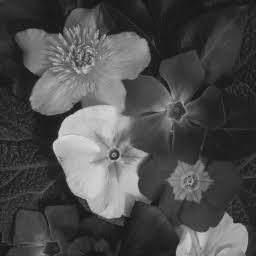
#> input picture DATASET/LAB_3/source_1.jpg, 256 x 256 px, found by its file name
$ python Lab_3.py
#> lines starting #> are read from the running program, lines starting #| are printed output that depends on the picture
import cv2
import numpy as np
import matplotlib.pyplot as plt

# ---------------------------------------------------
# Read Images
# ---------------------------------------------------

# Change these image names according to your files
source1 = cv2.imread("DATASET/LAB_3/source_1.jpg", 0)      # Dark image
#> source1 is the input picture: shape (256, 256); min 13, max 221, mean 77.2
source2 = cv2.imread("DATASET/LAB_3/source_2.jpg", 0)      # Bright image
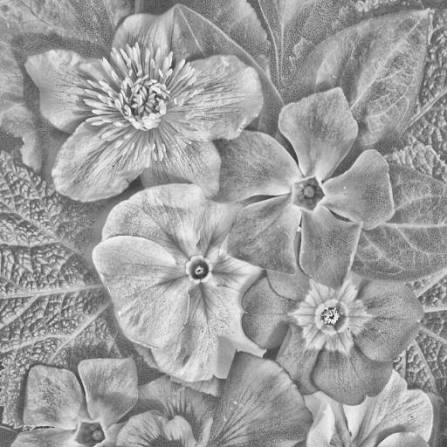
#> input picture DATASET/LAB_3/source_2.jpg, 447 x 447 px, found by its file name
#> source2 is the input picture: shape (447, 447); min 47, max 255, mean 158.5
reference = cv2.imread("DATASET/LAB_3/referance-image.jpg", 0)  # Reference image
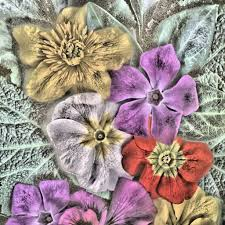
#> input picture DATASET/LAB_3/referance-image.jpg, 225 x 225 px, found by its file name
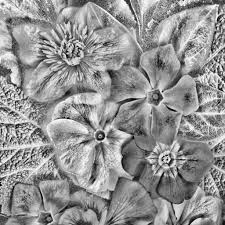
#> reference: shape (225, 225); min 0, max 255, mean 147.2

# ---------------------------------------------------
# Function to plot Histogram
# ---------------------------------------------------

def plot_hist(img, title):
    hist = cv2.calcHist([img],[0],None,[256],[0,256])
    plt.plot(hist)
    plt.title(title)
    plt.xlim([0,256])

# ---------------------------------------------------
# Histogram Matching (From First Principles)
# ---------------------------------------------------

def histogram_matching(source, reference):

    src_hist = cv2.calcHist([source],[0],None,[256],[0,256]).ravel()
#> src_hist = 256 values, max 1634 at index 31, min 0 at index 0, mean 256
    ref_hist = cv2.calcHist([reference],[0],None,[256],[0,256]).ravel()
#> ref_hist = 256 values, max 433 at index 139, min 3 at index 1, mean 197.8

    # Normalize Histograms
    src_hist = src_hist / src_hist.sum()
#> src_hist = 256 values, max 0.0249 at index 31, min 0 at index 0, mean 0.00391
    ref_hist = ref_hist / ref_hist.sum()
#> ref_hist = 256 values, max 0.00855 at index 139, min 5.93e-05 at index 1, mean 0.00391

    # CDF
    src_cdf = np.cumsum(src_hist)
#> src_cdf = 256 values from 0 to 1
    ref_cdf = np.cumsum(ref_hist)
#> ref_cdf = 256 values from 0.000435 to 1

    # Lookup Table
    lookup = np.zeros(256)

    j = 0
    for i in range(256):
        while j < 255 and ref_cdf[j] < src_cdf[i]:
            j += 1
        lookup[i] = j

    matched = lookup[source].astype(np.uint8)
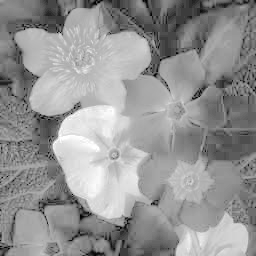
#> matched: shape (256, 256); min 0, max 255, mean 148.4

    return matched

# ---------------------------------------------------
# Histogram Matching Results
# ---------------------------------------------------

matched1 = histogram_matching(source1, reference)
matched2 = histogram_matching(source2, reference)

# ---------------------------------------------------
# Analytical Target Histogram
# Dark / Moody Style
# ---------------------------------------------------

target_hist = np.zeros(256)

for i in range(256):
    target_hist[i] = np.exp(-i/50)

target_hist = target_hist/target_hist.sum()
target_cdf = np.cumsum(target_hist)

def histogram_match_custom(source, target_cdf):

    src_hist = cv2.calcHist([source],[0],None,[256],[0,256]).ravel()
#> src_hist = 256 values, max 1634 at index 31, min 0 at index 0, mean 256
    src_hist = src_hist/src_hist.sum()
#> src_hist = 256 values, max 0.0249 at index 31, min 0 at index 0, mean 0.00391

    src_cdf = np.cumsum(src_hist)
#> src_cdf = 256 values from 0 to 1

    lookup = np.zeros(256)

    j=0
    for i in range(256):
        while j<255 and target_cdf[j] < src_cdf[i]:
            j+=1
        lookup[i]=j

    return lookup[source].astype(np.uint8)

stylized = histogram_match_custom(source1,target_cdf)

# ---------------------------------------------------
# CLAHE
# ---------------------------------------------------

clahe = cv2.createCLAHE(
    clipLimit=2.0,
    tileGridSize=(8,8)
)

clahe_img = clahe.apply(source1)
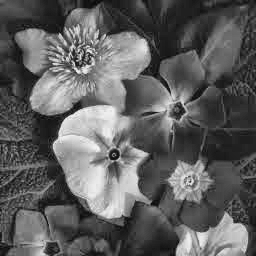
#> clahe_img: shape (256, 256); min 8, max 246, mean 95.3

# ---------------------------------------------------
# Parameter Sweep
# ---------------------------------------------------

clip_limits = [1,2,4]
tile_sizes = [4,8,16]

plt.figure(figsize=(12,8))

count=1

for clip in clip_limits:
    for tile in tile_sizes:

        clahe=cv2.createCLAHE(
            clipLimit=clip,
            tileGridSize=(tile,tile)
        )

        result=clahe.apply(source1)

        plt.subplot(3,3,count)
        plt.imshow(result,cmap='gray')
        plt.title("Clip="+str(clip)+" Tile="+str(tile))
        plt.axis("off")

        count+=1
#> after the loop, count = 10

plt.show()
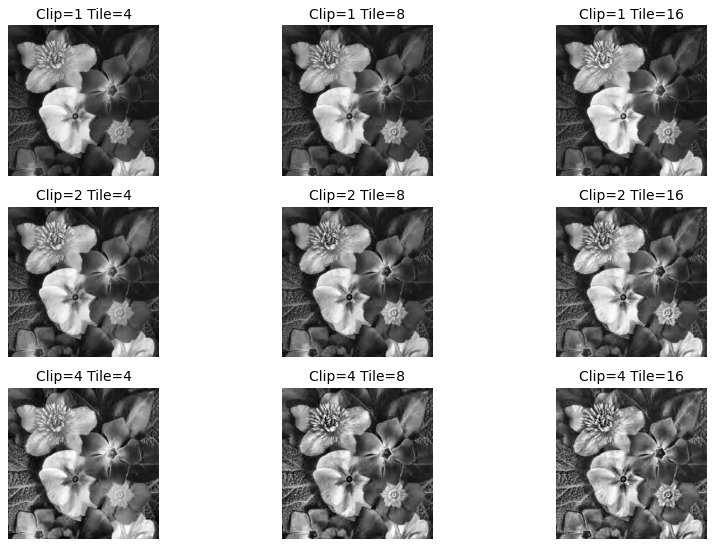
#> figure drawn by matplotlib, 9 panels

# ---------------------------------------------------
# Histogram Comparison
# ---------------------------------------------------

plt.figure(figsize=(12,8))

plt.subplot(2,3,1)
plt.imshow(source1,cmap='gray')
plt.title("Source1")
plt.axis("off")

plt.subplot(2,3,2)
plt.imshow(reference,cmap='gray')
plt.title("Reference")
plt.axis("off")

plt.subplot(2,3,3)
plt.imshow(matched1,cmap='gray')
plt.title("Matched")
plt.axis("off")

plt.subplot(2,3,4)
plot_hist(source1,"Source Histogram")
#> in plot_hist, `hist = cv2.calcHist([img],[0],None,[256],[0,256])`: hist = 256 values, max 1634 at index 31, min 0 at index 0, mean 256

plt.subplot(2,3,5)
plot_hist(reference,"Reference Histogram")

plt.subplot(2,3,6)
plot_hist(matched1,"Matched Histogram")

plt.tight_layout()
plt.show()
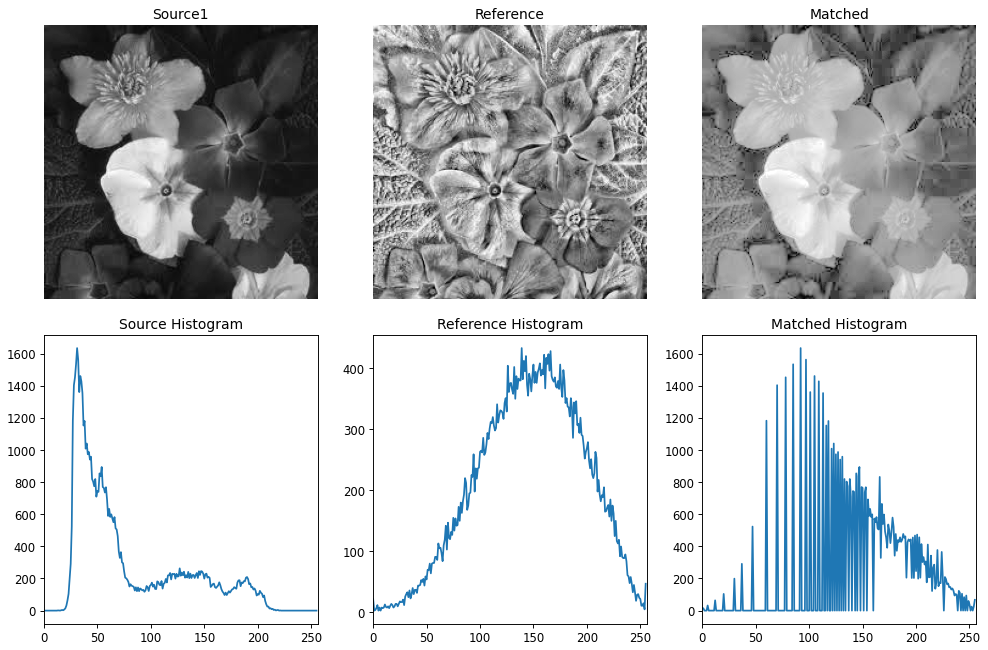
#> figure drawn by matplotlib, 6 panels; panel 4: curve peaks at x = 31, y = 1634; panel 5: curve peaks at x = 139, y = 433; panel 6: curve peaks at x = 92, y = 1634

# ---------------------------------------------------
# Show Images
# ---------------------------------------------------

cv2.imshow("Source1",source1)
cv2.imshow("Source2",source2)
cv2.imshow("Reference",reference)

cv2.imshow("Matched1",matched1)
cv2.imshow("Matched2",matched2)

cv2.imshow("Stylized",stylized)

cv2.imshow("CLAHE",clahe_img)

cv2.waitKey(0)
cv2.destroyAllWindows()
